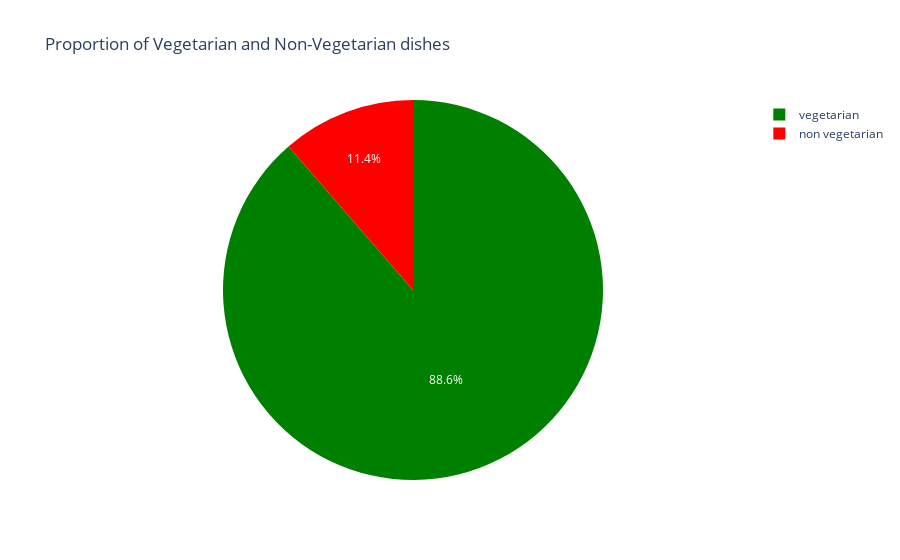

Notebook cell for this chart:
### Code cell
fig.show()

### Figure 1 — Plotly figure (JSON) as saved in the notebook; plotly's stock layout.template omitted (floating-point values rounded to 4 significant figures)
{"data": [{"domain": {"x": [0, 1], "y": [0, 1]}, "hovertemplate": "diet=%{label}<br>count=%{value}<extra></extra>", "labels": ["vegetarian", "non vegetarian"], "legendgroup": "", "name": "", "showlegend": true, "type": "pie", "values": [226, 29]}], "layout": {"legend": {"tracegroupgap": 0}, "piecolorway": ["green", "red"], "title": {"text": "Proportion of Vegetarian and Non-Vegetarian dishes"}}}
